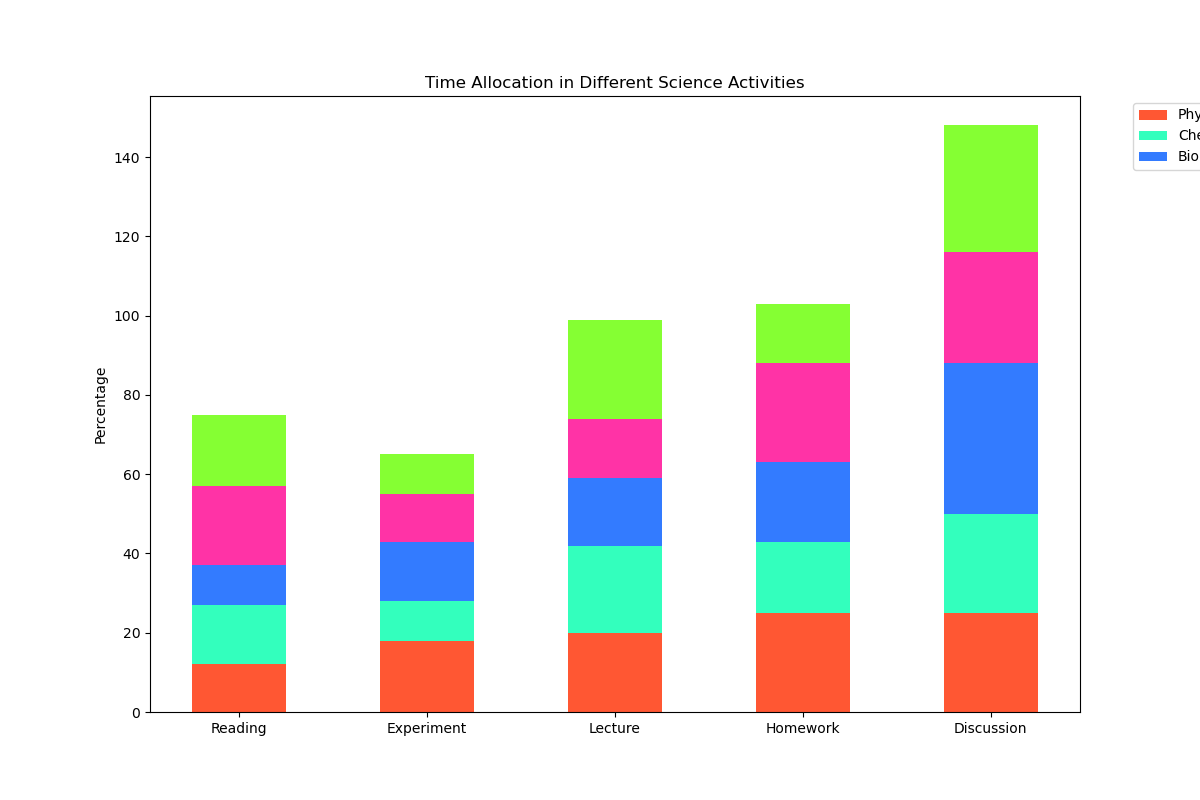

Source code (Python):
import matplotlib.pyplot as plt
import numpy as np

categories = ['Reading', 'Experiment', 'Lecture', 'Homework', 'Discussion']
category_Physics = np.array([12, 18, 20, 25, 25])
category_Chemistry = np.array([15, 10, 22, 18, 25])
category_Biology = np.array([10, 15, 17, 20, 38])
category_Mathematics = np.array([20, 12, 15, 25, 28])
category_Computer_Science = np.array([18, 10, 25, 15, 32])

data = np.vstack([category_Physics, category_Chemistry, category_Biology, category_Mathematics, category_Computer_Science])
data_cum = data.cumsum(axis=0)

fig, ax = plt.subplots(figsize=(12, 8))
bar_width = 0.5

colors = ['#FF5733', '#33FFBD', '#337BFF', '#FF33A6', '#85FF33']

for i, (colname, color) in enumerate(zip(['Physics', 'Chemistry', 'Biology', 'Mathematics', 'Computer Science'], colors)):
    heights = data[i]
    starts = data_cum[i] - heights
    ax.bar(categories, heights, bottom=starts, width=bar_width, label=colname, color=color)

ax.set_ylabel('Percentage')
ax.set_title('Time Allocation in Different Science Activities')
ax.legend(ncol=2, bbox_to_anchor=(1.05, 1), loc='upper left')

plt.show()
